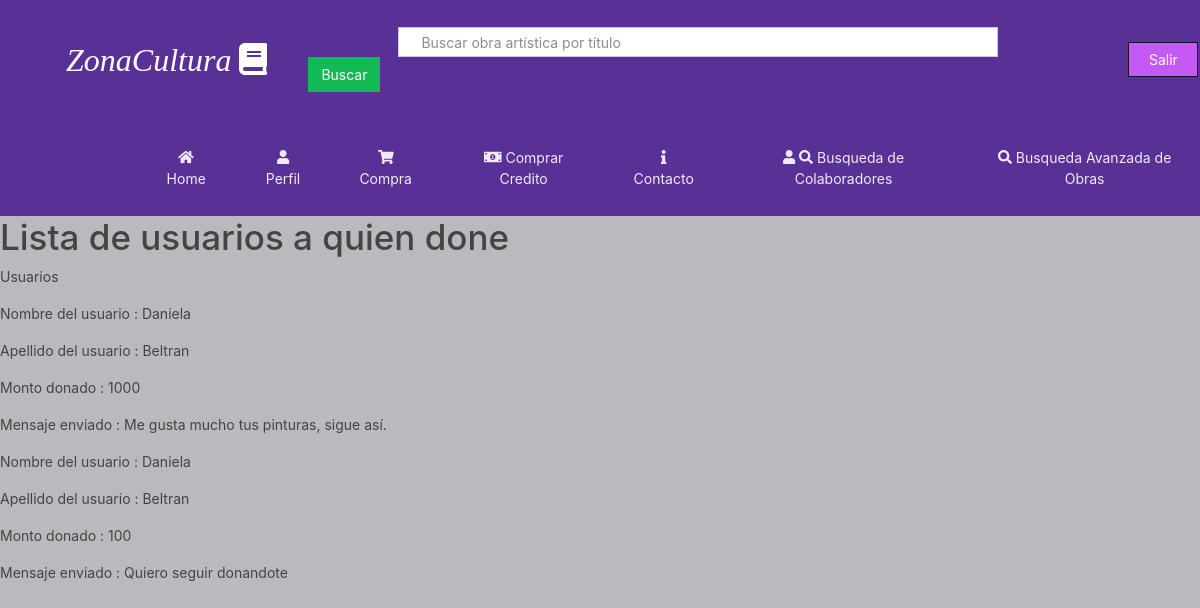
Screenshot of /AquienDone (signed in) with the database file from the repository.
### homePage/models.py (models this page shows, shortened)
class Donacion(models.Model):
		usuarioDonante=models.ForeignKey (infousuario,on_delete=models.SET_NULL, null=True,related_name='usuarioDonante')
		usuarioBen=models.ForeignKey (infousuario,on_delete=models.SET_NULL, null=True,related_name='usuarioBen')
		cantidad =models.PositiveIntegerField(default=0)
		mensaje=models.TextField(max_length=150,default="")

class infousuario(models.Model):
	cuantaCerrada=models.BooleanField(default=False)
	tieneCuentaActivada=models.BooleanField(default=True)
	balance= models.IntegerField(default=0,validators=[MinValueValidator(50)])
	user= models.OneToOneField (User,on_delete=models.CASCADE)
	descripcion=models.TextField(max_length=130, default="",blank=True, null=True)
	aficiones= models.ForeignKey(competencias,on_delete=models.CASCADE,null=True)
	es_CreadorDeContenido= models.BooleanField(default=False)
	profile_img=models.ImageField(upload_to='images/profile/',default='images/profile/perfilb.jpg',null=False,blank=False)
	es_Colaborador= models.BooleanField(default=False)
	numeroTelefono=models.PositiveIntegerField(blank=True, null=True, validators=[MinValueValidator(1000000),MaxValueValidator(9999999999)])

### homePage/views.py (the view)
# urls.py: url(r'^AquienDone$', views.AquienDone_view, name='ver a quien done'),
@login_required(login_url='/')
def AquienDone_view(request):
	usuario= infousuario.objects.get(user = request.user)
	usuariosQDone=[]
	donadorex=Donacion.objects.filter(usuarioDonante=infousuario.objects.get(user = request.user))
	for item in donadorex:
		if( item.usuarioBen is not None and item.cantidad is not None ):#Si es un libro
			usuariosQDone.append(item)
	return render(request,'AquienDone.html',{'usuariosQDone':usuariosQDone})

### homePage/templates/AquienDone.html (shortened to what this page needs)
{% extends 'plantillaGeneral.html' %}
{% block content %}
<h1 class="heading">Lista de usuarios a quien done</h1>
<p>Usuarios </p>
{% for  Usuarios in usuariosQDone %}
<p>Nombre del usuario : {{Usuarios.usuarioBen.user.first_name}}</p>
<p>Apellido del usuario : {{Usuarios.usuarioBen.user.last_name}}</p>
<p>Monto donado : {{Usuarios.cantidad}}</p>
<p>Mensaje enviado : {{Usuarios.mensaje}}</p>
{%endfor%}
{% endblock %}

### homePage/static/css/paginahome.css (style rules this page uses)
body { background-color: #BBB8BE; }

### rows the page displays
Donacion: usuarioBen.user.first_name "Daniela", usuarioBen.user.last_name "Beltran", cantidad "1000", mensaje "Me gusta mucho tus pinturas, sigue así."
Donacion: usuarioBen.user.first_name "Daniela", usuarioBen.user.last_name "Beltran", cantidad "100", mensaje "Quiero seguir donandote"
